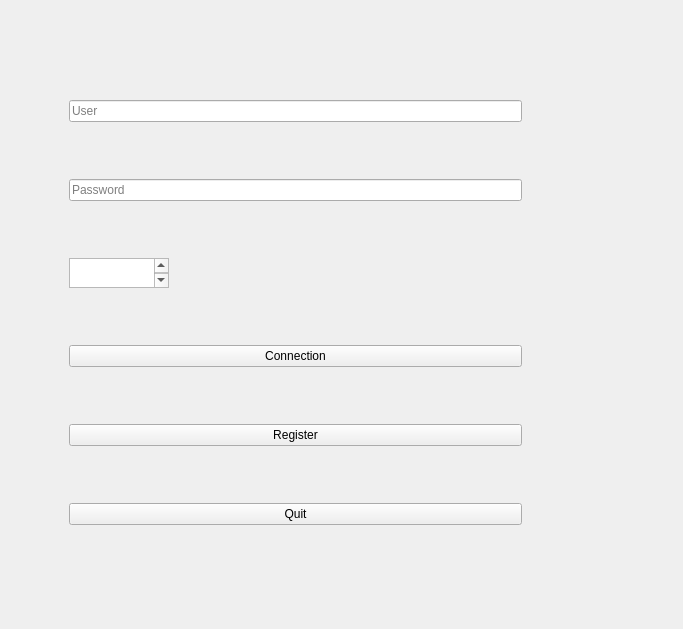
<?xml version="1.0" encoding="UTF-8"?>
<ui version="4.0">
    <class>MainWindow</class>
    <widget class="QMainWindow" name="MainWindow">
        <property name="geometry">
            <rect>
                <x>0</x>
                <y>0</y>
                <width>683</width>
                <height>629</height>
            </rect>
        </property>
        <property name="maximumSize">
            <size>
                <width>16777215</width>
                <height>16777215</height>
            </size>
        </property>
        <property name="windowTitle">
            <string>MainWindow</string>
        </property>
        <property name="accessibleName">
            <string/>
        </property>
        <widget class="QWidget" name="centralwidget">
            <widget class="QStackedWidget" name="gridStackedWidget">
                <property name="geometry">
                    <rect>
                        <x>60</x>
                        <y>40</y>
                        <width>471</width>
                        <height>551</height>
                    </rect>
                </property>
                <property name="maximumSize">
                    <size>
                        <width>5000</width>
                        <height>5000</height>
                    </size>
                </property>
                <property name="contextMenuPolicy">
                    <enum>Qt::NoContextMenu</enum>
                </property>
                <widget class="QWidget" name="LoginWidget">
                    <property name="maximumSize">
                        <size>
                            <width>5000</width>
                            <height>5000</height>
                        </size>
                    </property>
                    <layout class="QGridLayout" name="gridLayout">
                        <item row="3" column="0">
                            <widget class="QLineEdit" name="UserLine">
                                <property name="inputMask">
                                    <string/>
                                </property>
                                <property name="text">
                                    <string/>
                                </property>
                                <property name="placeholderText">
                                    <string>User</string>
                                </property>
                            </widget>
                        </item>
                        <item row="8" column="0">
                            <widget class="QPushButton" name="QuitButton">
                                <property name="text">
                                    <string>Quit</string>
                                </property>
                            </widget>
                        </item>
                        <item row="4" column="0">
                            <widget class="QLineEdit" name="PassLine">
                                <property name="inputMask">
                                    <string/>
                                </property>
                                <property name="text">
                                    <string/>
                                </property>
                                <property name="echoMode">
                                    <enum>QLineEdit::Password</enum>
                                </property>
                                <property name="alignment">
                                    <set>Qt::AlignLeading|Qt::AlignLeft|Qt::AlignVCenter</set>
                                </property>
                                <property name="placeholderText">
                                    <string>Password</string>
                                </property>
                            </widget>
                        </item>
                        <item row="5" column="0">
                            <widget class="QTextEdit" name="WrongLoginText">
                                <property name="maximumSize">
                                    <size>
                                        <width>100</width>
                                        <height>30</height>
                                    </size>
                                </property>
                                <property name="contextMenuPolicy">
                                    <enum>Qt::DefaultContextMenu</enum>
                                </property>
                                <property name="readOnly">
                                    <bool>true</bool>
                                </property>
                                <property name="html">
                                    <string>&lt;!DOCTYPE HTML PUBLIC &quot;-//W3C//DTD HTML 4.0//EN&quot; &quot;http://www.w3.org/TR/REC-html40/strict.dtd&quot;&gt;
                                        &lt;html&gt;&lt;head&gt;&lt;meta name=&quot;qrichtext&quot; content=&quot;1&quot;
                                        /&gt;&lt;style type=&quot;text/css&quot;&gt;
                                        p, li { white-space: pre-wrap; }
                                        &lt;/style&gt;&lt;/head&gt;&lt;body style=&quot; font-family:'Sans';
                                        font-size:10pt; font-weight:400; font-style:normal;&quot;&gt;
                                        &lt;p style=&quot; margin-top:0px; margin-bottom:0px; margin-left:0px;
                                        margin-right:0px; -qt-block-indent:0; text-indent:0px;&quot;&gt;&lt;span style=&quot;
                                        color:#ef2929;&quot;&gt;Wrong Login&lt;/span&gt;&lt;/p&gt;&lt;/body&gt;&lt;/html&gt;
                                    </string>
                                </property>
                            </widget>
                        </item>
                        <item row="6" column="0">
                            <widget class="QPushButton" name="ConnectionButton">
                                <property name="text">
                                    <string>Connection</string>
                                </property>
                            </widget>
                        </item>
                        <item row="7" column="0">
                            <widget class="QPushButton" name="ToRegisterButton">
                                <property name="text">
                                    <string>Register</string>
                                </property>
                            </widget>
                        </item>
                    </layout>
                </widget>
                <widget class="QWidget" name="RegisterPage">
                    <widget class="QWidget" name="formLayoutWidget_3">
                        <property name="geometry">
                            <rect>
                                <x>20</x>
                                <y>10</y>
                                <width>271</width>
                                <height>281</height>
                            </rect>
                        </property>
                        <layout class="QFormLayout" name="formLayout_2">
                            <item row="0" column="1">
                                <widget class="QLineEdit" name="UserRegisterLine">
                                    <property name="placeholderText">
                                        <string>New User</string>
                                    </property>
                                </widget>
                            </item>
                            <item row="1" column="1">
                                <widget class="QLineEdit" name="PasswordRegisterLine">
                                    <property name="placeholderText">
                                        <string>New Password</string>
                                    </property>
                                </widget>
                            </item>
                            <item row="4" column="1">
                                <widget class="QPushButton" name="RegisterButton">
                                    <property name="text">
                                        <string>Register</string>
                                    </property>
                                </widget>
                            </item>
                            <item row="5" column="1">
                                <widget class="QPushButton" name="BackButtonRegister">
                                    <property name="text">
                                        <string>Back</string>
                                    </property>
                                </widget>
                            </item>
                            <item row="3" column="1">
                                <widget class="QTextEdit" name="AlreadyRegisterLine">
                                    <property name="maximumSize">
                                        <size>
                                            <width>170</width>
                                            <height>30</height>
                                        </size>
                                    </property>
                                    <property name="html">
                                        <string>&lt;!DOCTYPE HTML PUBLIC &quot;-//W3C//DTD HTML 4.0//EN&quot; &quot;http://www.w3.org/TR/REC-html40/strict.dtd&quot;&gt;
                                            &lt;html&gt;&lt;head&gt;&lt;meta name=&quot;qrichtext&quot; content=&quot;1&quot;
                                            /&gt;&lt;style type=&quot;text/css&quot;&gt;
                                            p, li { white-space: pre-wrap; }
                                            &lt;/style&gt;&lt;/head&gt;&lt;body style=&quot; font-family:'Sans';
                                            font-size:10pt; font-weight:400; font-style:normal;&quot;&gt;
                                            &lt;p style=&quot; margin-top:0px; margin-bottom:0px; margin-left:0px;
                                            margin-right:0px; -qt-block-indent:0; text-indent:0px;&quot;&gt;&lt;span
                                            style=&quot; color:#aa0000;&quot;&gt;Login already register&lt;/span&gt;&lt;/p&gt;&lt;/body&gt;&lt;/html&gt;
                                        </string>
                                    </property>
                                </widget>
                            </item>
                            <item row="2" column="1">
                                <widget class="QTextEdit" name="RegisterSuccesLine">
                                    <property name="maximumSize">
                                        <size>
                                            <width>160</width>
                                            <height>50</height>
                                        </size>
                                    </property>
                                    <property name="html">
                                        <string>&lt;!DOCTYPE HTML PUBLIC &quot;-//W3C//DTD HTML 4.0//EN&quot; &quot;http://www.w3.org/TR/REC-html40/strict.dtd&quot;&gt;
                                            &lt;html&gt;&lt;head&gt;&lt;meta name=&quot;qrichtext&quot; content=&quot;1&quot;
                                            /&gt;&lt;style type=&quot;text/css&quot;&gt;
                                            p, li { white-space: pre-wrap; }
                                            &lt;/style&gt;&lt;/head&gt;&lt;body style=&quot; font-family:'Sans';
                                            font-size:10pt; font-weight:400; font-style:normal;&quot;&gt;
                                            &lt;p style=&quot; margin-top:0px; margin-bottom:0px; margin-left:0px;
                                            margin-right:0px; -qt-block-indent:0; text-indent:0px;&quot;&gt;&lt;span
                                            style=&quot; color:#00b100;&quot;&gt;User create successfully&lt;/span&gt;&lt;/p&gt;&lt;/body&gt;&lt;/html&gt;
                                        </string>
                                    </property>
                                </widget>
                            </item>
                        </layout>
                    </widget>
                </widget>
                <widget class="QWidget" name="CallPage">
                    <widget class="QWidget" name="formLayoutWidget">
                        <property name="geometry">
                            <rect>
                                <x>30</x>
                                <y>10</y>
                                <width>411</width>
                                <height>531</height>
                            </rect>
                        </property>
                        <layout class="QFormLayout" name="CallLayout">
                            <item row="0" column="1">
                                <widget class="QTextEdit" name="ContactName">
                                    <property name="maximumSize">
                                        <size>
                                            <width>120</width>
                                            <height>40</height>
                                        </size>
                                    </property>
                                    <property name="contextMenuPolicy">
                                        <enum>Qt::DefaultContextMenu</enum>
                                    </property>
                                    <property name="verticalScrollBarPolicy">
                                        <enum>Qt::ScrollBarAlwaysOff</enum>
                                    </property>
                                    <property name="horizontalScrollBarPolicy">
                                        <enum>Qt::ScrollBarAlwaysOff</enum>
                                    </property>
                                    <property name="readOnly">
                                        <bool>true</bool>
                                    </property>
                                    <property name="html">
                                        <string>&lt;!DOCTYPE HTML PUBLIC &quot;-//W3C//DTD HTML 4.0//EN&quot; &quot;http://www.w3.org/TR/REC-html40/strict.dtd&quot;&gt;
                                            &lt;html&gt;&lt;head&gt;&lt;meta name=&quot;qrichtext&quot; content=&quot;1&quot;
                                            /&gt;&lt;style type=&quot;text/css&quot;&gt;
                                            p, li { white-space: pre-wrap; }
                                            &lt;/style&gt;&lt;/head&gt;&lt;body style=&quot; font-family:'Sans';
                                            font-size:10pt; font-weight:400; font-style:normal;&quot;&gt;
                                            &lt;p style=&quot; margin-top:6px; margin-bottom:6px; margin-left:0px;
                                            margin-right:0px; -qt-block-indent:0; text-indent:0px;&quot;&gt;Ugo&lt;/p&gt;&lt;/body&gt;&lt;/html&gt;
                                        </string>
                                    </property>
                                    <property name="markdown" stdset="0">
                                        <string notr="true">Ugo

                                        </string>
                                    </property>
                                </widget>
                            </item>
                            <item row="2" column="0">
                                <layout class="QVBoxLayout" name="VLayout">
                                    <item>
                                        <widget class="QScrollArea" name="ContactList">
                                            <property name="minimumSize">
                                                <size>
                                                    <width>100</width>
                                                    <height>100</height>
                                                </size>
                                            </property>
                                            <property name="verticalScrollBarPolicy">
                                                <enum>Qt::ScrollBarAlwaysOn</enum>
                                            </property>
                                            <property name="horizontalScrollBarPolicy">
                                                <enum>Qt::ScrollBarAlwaysOff</enum>
                                            </property>
                                            <property name="widgetResizable">
                                                <bool>true</bool>
                                            </property>
                                            <property name="alignment">
                                                <set>Qt::AlignLeading|Qt::AlignLeft|Qt::AlignVCenter</set>
                                            </property>
                                            <widget class="QWidget" name="ContactArea">
                                                <property name="geometry">
                                                    <rect>
                                                        <x>0</x>
                                                        <y>0</y>
                                                        <width>85</width>
                                                        <height>182</height>
                                                    </rect>
                                                </property>
                                            </widget>
                                        </widget>
                                    </item>
                                </layout>
                            </item>
                            <item row="2" column="1">
                                <widget class="QTextEdit" name="HistoricMessages"/>
                            </item>
                            <item row="3" column="1">
                                <widget class="QTextEdit" name="NewMessages"/>
                            </item>
                            <item row="4" column="1">
                                <widget class="QPushButton" name="CallButton">
                                    <property name="text">
                                        <string>Call</string>
                                    </property>
                                </widget>
                            </item>
                            <item row="5" column="1">
                                <widget class="QPushButton" name="HangOutButton">
                                    <property name="text">
                                        <string>HangOut</string>
                                    </property>
                                </widget>
                            </item>
                            <item row="6" column="1">
                                <widget class="QPushButton" name="DisconnectButton">
                                    <property name="text">
                                        <string>Disconnect</string>
                                    </property>
                                </widget>
                            </item>
                            <item row="5" column="0">
                                <widget class="QPushButton" name="ManageFriendButton">
                                    <property name="text">
                                        <string>Manage Friend</string>
                                    </property>
                                </widget>
                            </item>
                        </layout>
                    </widget>
                </widget>
                <widget class="QWidget" name="ManageFriendPage">
                    <widget class="QWidget" name="formLayoutWidget_2">
                        <property name="geometry">
                            <rect>
                                <x>110</x>
                                <y>30</y>
                                <width>271</width>
                                <height>401</height>
                            </rect>
                        </property>
                        <layout class="QFormLayout" name="formLayout">
                            <item row="0" column="1">
                                <widget class="QLineEdit" name="SearchFriendLine">
                                    <property name="inputMask">
                                        <string/>
                                    </property>
                                    <property name="placeholderText">
                                        <string>Search Friend</string>
                                    </property>
                                </widget>
                            </item>
                            <item row="3" column="1">
                                <widget class="QPushButton" name="AddFriendButton">
                                    <property name="text">
                                        <string>Add Friend</string>
                                    </property>
                                </widget>
                            </item>
                            <item row="4" column="1">
                                <widget class="QPushButton" name="DeleteFriendButton">
                                    <property name="text">
                                        <string>Delete Friend</string>
                                    </property>
                                </widget>
                            </item>
                            <item row="1" column="1">
                                <widget class="QTextEdit" name="textEdit">
                                    <property name="maximumSize">
                                        <size>
                                            <width>120</width>
                                            <height>30</height>
                                        </size>
                                    </property>
                                    <property name="verticalScrollBarPolicy">
                                        <enum>Qt::ScrollBarAlwaysOff</enum>
                                    </property>
                                    <property name="horizontalScrollBarPolicy">
                                        <enum>Qt::ScrollBarAlwaysOff</enum>
                                    </property>
                                    <property name="html">
                                        <string>&lt;!DOCTYPE HTML PUBLIC &quot;-//W3C//DTD HTML 4.0//EN&quot; &quot;http://www.w3.org/TR/REC-html40/strict.dtd&quot;&gt;
                                            &lt;html&gt;&lt;head&gt;&lt;meta name=&quot;qrichtext&quot; content=&quot;1&quot;
                                            /&gt;&lt;style type=&quot;text/css&quot;&gt;
                                            p, li { white-space: pre-wrap; }
                                            &lt;/style&gt;&lt;/head&gt;&lt;body style=&quot; font-family:'Sans';
                                            font-size:10pt; font-weight:400; font-style:normal;&quot;&gt;
                                            &lt;p style=&quot; margin-top:0px; margin-bottom:0px; margin-left:0px;
                                            margin-right:0px; -qt-block-indent:0; text-indent:0px;&quot;&gt;&lt;span
                                            style=&quot; color:#ef2929;&quot;&gt;Can't find friend&lt;/span&gt;&lt;/p&gt;&lt;/body&gt;&lt;/html&gt;
                                        </string>
                                    </property>
                                </widget>
                            </item>
                            <item row="5" column="1">
                                <widget class="QPushButton" name="BackButton">
                                    <property name="text">
                                        <string>Back</string>
                                    </property>
                                </widget>
                            </item>
                        </layout>
                    </widget>
                </widget>
            </widget>
        </widget>
    </widget>
    <resources/>
    <connections>
        <connection>
            <sender>QuitButton</sender>
            <signal>clicked()</signal>
            <receiver>MainWindow</receiver>
            <slot>close()</slot>
            <hints>
                <hint type="sourcelabel">
                    <x>390</x>
                    <y>458</y>
                </hint>
                <hint type="destinationlabel">
                    <x>399</x>
                    <y>299</y>
                </hint>
            </hints>
        </connection>
    </connections>
</ui>
